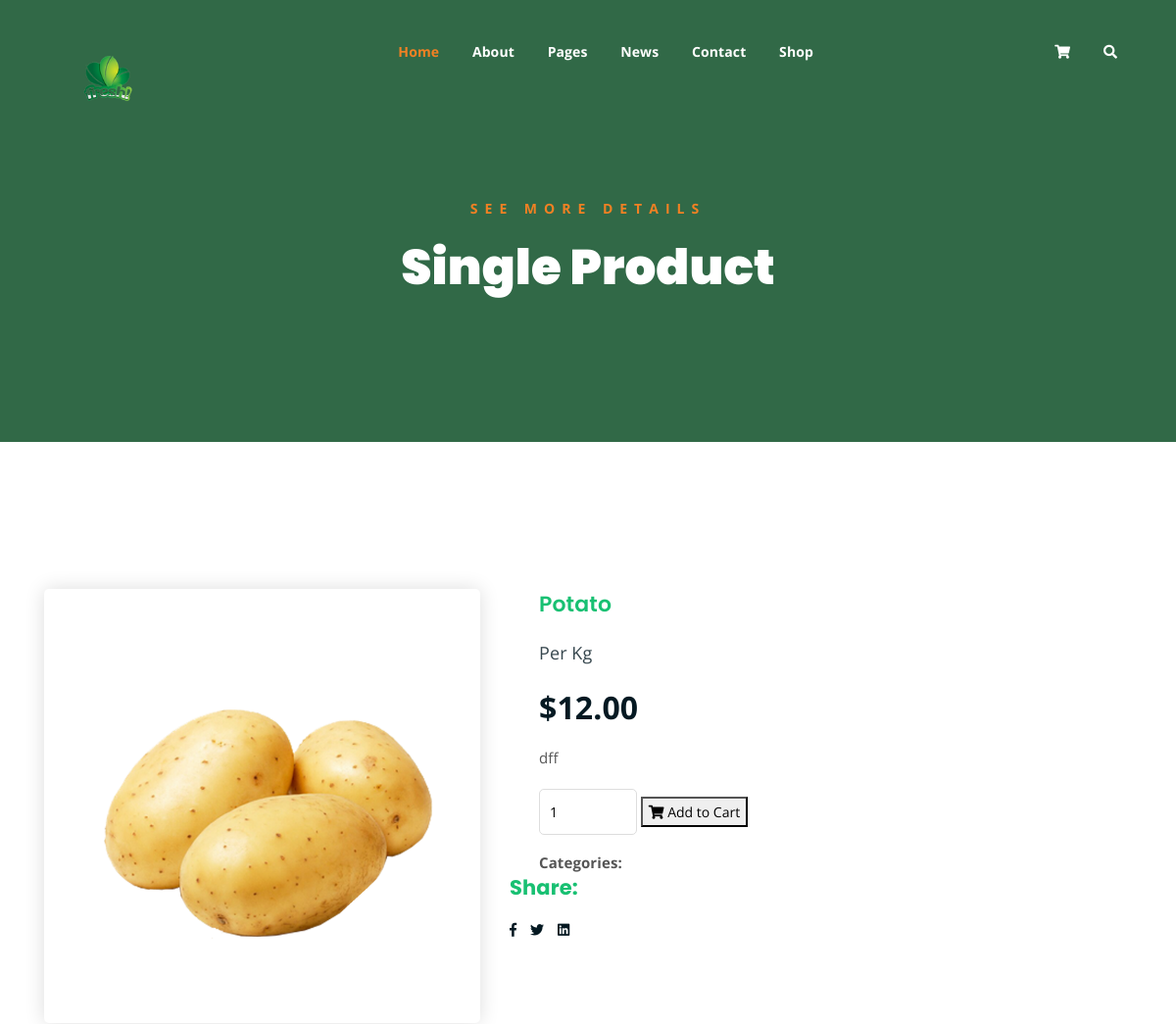
The page /singlep/1/ (upper part) on the database as committed earlier.
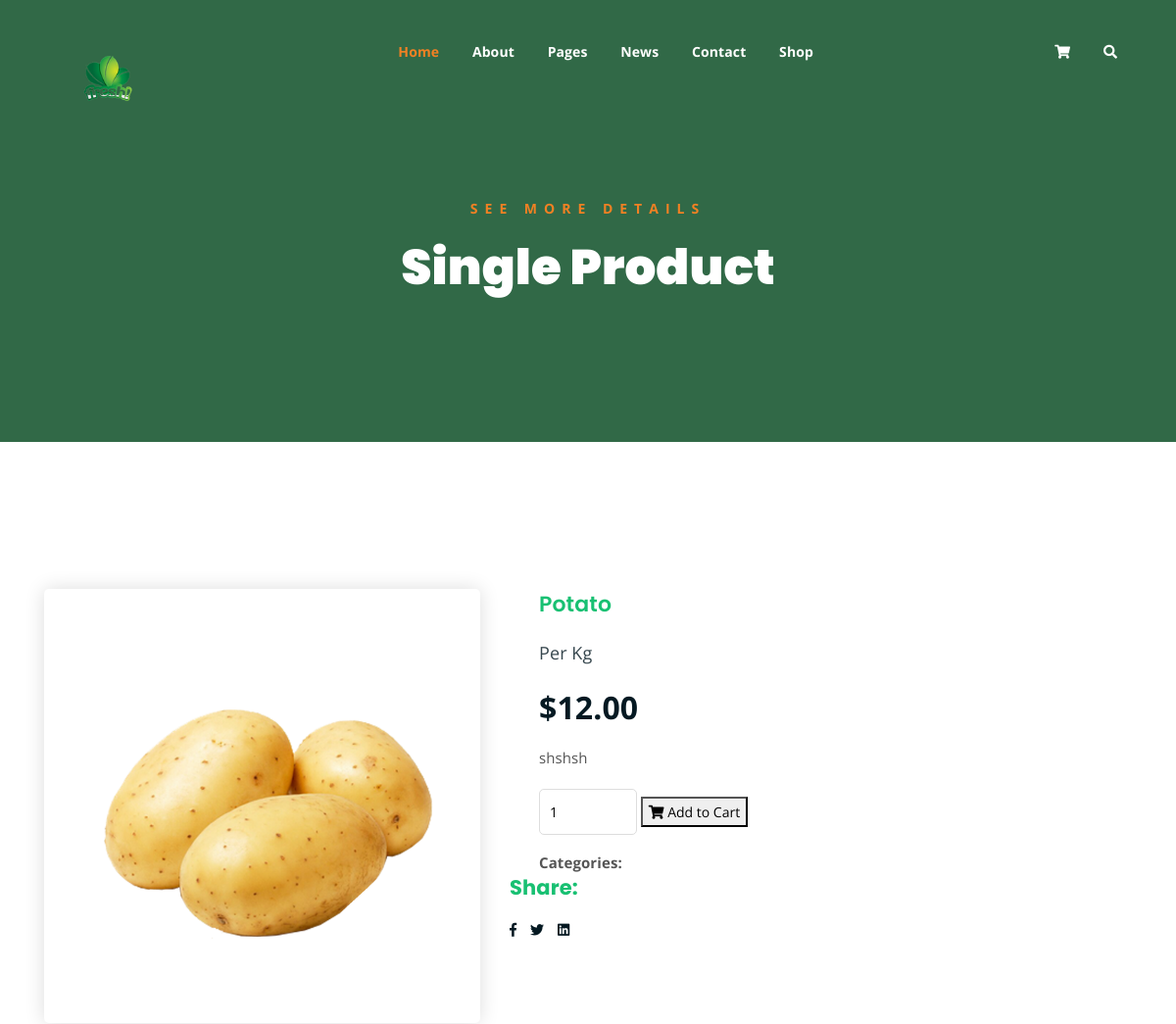
The same page on the database as committed later.
### appnew001/models.py (models this page shows, shortened)
class Product(models.Model):
    name=models.CharField(max_length=100)
    description = models.TextField(blank=True, null=True)
    price = models.DecimalField(max_digits=10, decimal_places=2)
    image = models.ImageField(upload_to="products/")  # requires Pillow
    unit = models.CharField(max_length=50, default="Per Kg")

### appnew001/views.py (the view)
# urls.py: path('singlep/<int:id>/',views.singlep,name='singlep'),
def singlep(request, id):
    product = get_object_or_404(Product, id=id)
    return render(request, "single-product.html", {"product": product})

### appnew001/templates/single-product.html (shortened to what this page needs)
{%load static%}
<!DOCTYPE html>
<html lang="en">
<head>
	<link rel="stylesheet" href="{% static 'assets/css/all.min.css' %}">
	<link rel="stylesheet" href="{%  static 'assets/bootstrap/css/bootstrap.min.css' %}">
	<link rel="stylesheet" href="{% static 'assets/css/owl.carousel.css' %}">
	<link rel="stylesheet" href="{%  static 'assets/css/magnific-popup.css' %}">
	<link rel="stylesheet" href="{%  static 'assets/css/animate.css' %}">
	<link rel="stylesheet" href="{% static 'assets/css/meanmenu.min.css' %}">
	<link rel="stylesheet" href="{% static 'assets/css/main.css' %}">
	<link rel="stylesheet" href="{% static 'assets/css/responsive.css' %}">
</head>
<body>
	<div class="top-header-area" id="sticker">
		<div class="container">
			<div class="row">
				<div class="col-lg-12 col-sm-12 text-center">
					<div class="main-menu-wrap">
						<div class="site-logo">
							<a href="{% url 'indexfun' %}">
								<img src="{% static 'assets/img/logo03.png' %}" alt="">
							</a>
						</div>
						<nav class="main-menu">
							<ul>
								<li class="current-list-item"><a href="#">Home</a>
								</li>
								<li><a href="{% url 'about' %}">About</a></li>
								<li><a href="#">Pages</a>
								</li>
								<li><a href="{% url 'news' %}">News</a>
								</li>
								<li><a href="{% url 'contact' %}">Contact</a></li>
								<li><a href="{% url 'shop' %}">Shop</a>
								</li>
								<li>
									<div class="header-icons">
										<a class="shopping-cart" href="{% url 'cart' %}"><i class="fas fa-shopping-cart"></i></a>
										<a class="mobile-hide search-bar-icon" href="#"><i class="fas fa-search"></i></a>
									</div>
								</li>
							</ul>
						</nav>
					</div>
				</div>
			</div>
		</div>
	</div>
	<div class="breadcrumb-section breadcrumb-bg">
		<div class="container">
			<div class="row">
				<div class="col-lg-8 offset-lg-2 text-center">
					<div class="breadcrumb-text">
						<p>See more Details</p>
						<h1>Single Product</h1>
					</div>
				</div>
			</div>
		</div>
	</div>
<div class="single-product mt-150 mb-150">
	<div class="container">
		<div class="row">
			<div class="col-md-5">
				<div class="single-product-img">
					<img src="{{ product.image.url }}" alt="{{ product.name }}">
				</div>
			</div>
			<div class="col-md-7">
				<div class="single-product-content">
					<h3>{{ product.name }}</h3>
					<p class="single-product-pricing"><span>Per Kg</span> ${{ product.price }}</p>
					<p>{{ product.description }}</p>
					<div class="single-product-form">
						<form action="{% url 'add_to_cart' product.id %}" method="post">
							<input type="number" name="quantity" value="1" min="1">
							<button type="submit" class="cart-btn">
								<i class="fas fa-shopping-cart"></i> Add to Cart
							</button>
						</form>
						<p><strong>Categories: </strong>{{ product.category }}</p>
					</div>
					</div>
					<h4>Share:</h4>
					<ul class="product-share">
						<li><a href=""><i class="fab fa-facebook-f"></i></a></li>
						<li><a href=""><i class="fab fa-twitter"></i></a></li>
						<li><a href=""><i class="fab fa-linkedin"></i></a></li>
					</ul>
				</div>
			</div>
		</div>
	</div>
</body>
</html>

### prd/static/assets/css/main.css (style rules this page uses)
html { font-size: 14px; font-weight: 400; line-height: 28px; height: 100%; }
body { font-family: "Open Sans", sans-serif; font-weight: 400; font-size: 1rem; letter-spacing: 0.1px; line-height: 1.8; color: #051922; overflow-x: hidden; }
body img { max-width: 100%; }
a { cursor: pointer; text-decoration: none; -webkit-transition: all 0.2s ease-in-out; -o-transition: all 0.2s ease-in-out; transition: all 0.2s ease-in-out; }
h1, .h1, h2, .h2, h3, .h3, h4, .h4, h5, .h5, h6, .h6 { font-family: "Poppins", sans-serif; font-weight: 700; margin: 0 0 1.25rem 0; color: #18c072; }
h1:last-child, .h1:last-child, h2:last-child, .h2:last-child, h3:last-child, .h3:last-child, h4:last-child, .h4:last-child, h5:last-child, .h5:last-child, h6:last-child, .h6:last-child { margin: 0; }
h1, .h1 { font-size: 4rem; font-weight: 700; line-height: 4rem; }
h3, .h3 { font-size: 2rem; font-weight: 700; line-height: 2.25rem; }
h4, .h4 { font-size: 1.5rem; font-weight: 700; line-height: 1.75rem; }
p { font-family: "Open Sans", sans-serif; font-weight: 400; font-size: 1rem; letter-spacing: 0.1px; line-height: 1.8; color: #051922; margin: 0 0 1.25rem 0; }
p:last-child { margin: 0; }
.mt-150 { margin-top: 150px; }
.mb-150 { margin-bottom: 150px; }
.breadcrumb-bg { background-image: url(../img/breadcrumb-bg.jpg); }
.breadcrumb-text p { color: #F28123; font-weight: 700; text-transform: uppercase; letter-spacing: 7px; }
.breadcrumb-text h1 { font-size: 50px; font-weight: 900; color: #fff; margin: 0; margin-top: 20px; }
.breadcrumb-section { padding: 150px 0; background-size: cover; background-position: center center; position: relative; z-index: 1; background-attachment: fixed; padding-top: 200px; }
.breadcrumb-section:after { position: absolute; left: 0; top: 0; width: 100%; height: 100%; content: ""; background-color: #01471c; z-index: -1; opacity: 0.8; }
.top-header-area { position: absolute; z-index: 999; width: 100%; height: 100px; padding: 25px 0; }
nav.main-menu ul { margin: 0; padding: 0; list-style: none; }
nav.main-menu ul li { display: inline-block; }
nav.main-menu ul li a { color: #fff; font-weight: 700; display: block; padding: 15px; }
nav.main-menu ul > li { position: relative; }
nav.main-menu ul li:last-child a { display: inline-block; }
nav.main-menu > ul li:last-child { float: right; }
.site-logo { float: left; max-width: 90px; }
.main-menu-wrap { position: relative; }
.header-icons a { color: #fff; display: inline-block; padding: 10px; }
.site-logo { margin-left: 20px; margin-right: 20px; margin-top: 10px; margin-bottom: 10px; }
nav.main-menu ul li.current-list-item > a { color: #F28123; }
nav.main-menu li a { -webkit-transition: 0.3s; -o-transition: 0.3s; transition: 0.3s; }
.top-header-area .header-icons a { -webkit-transition: 0.3s; -o-transition: 0.3s; transition: 0.3s; }
.top-header-area { -webkit-transition: 0.3s; -o-transition: 0.3s; transition: 0.3s; }
ul.product-share li a { -webkit-transition: 0.3s; -o-transition: 0.3s; transition: 0.3s; }
html, body { height: 100%; }
.single-product-img img { border-radius: 5px; -webkit-box-shadow: 0 0 20px #ddd; box-shadow: 0 0 20px #ddd; }
.single-product-content h3 { font-size: 22px; font-weight: 600; }
p.single-product-pricing span { font-size: 18px; display: block; opacity: 0.8; margin-bottom: 10px; font-weight: 400; }
.single-product-content p { font-size: 15px; color: #555; line-height: 1.8; }
.single-product-content p.single-product-pricing { font-size: 32px; font-weight: 700; margin-bottom: 10px; color: #051922; line-height: inherit; }
input[type="number"] { border: 1px solid #ddd; border-radius: 5px; padding: 10px; width: 100px; margin-bottom: 15px; }
ul.product-share { margin: 0; padding: 0; list-style: none; }
ul.product-share li { display: inline-block; }
ul.product-share li a { display: block; color: #051922; margin-right: 10px; }
.single-product-content { margin-left: 30px; }

Rows that differ between the two databases and show on the page:
changed Product "Potato": description "dff" → "shshsh"
